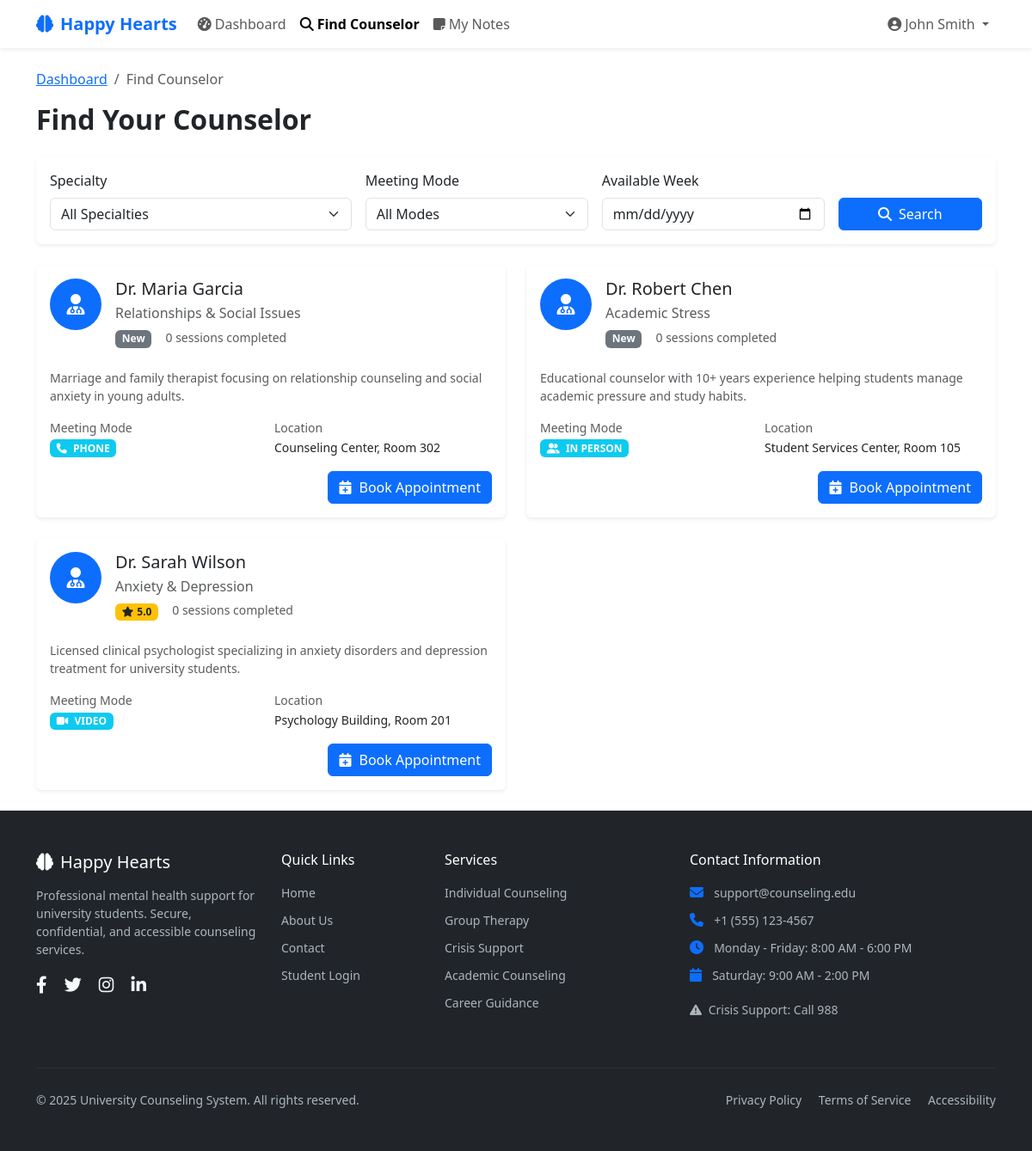
Page /student/find_counselor.php (signed in) on the committed database.
### tables this page shows
CREATE TABLE counselor_profiles (
  user_id BIGINT PRIMARY KEY,
  specialty VARCHAR(150),
  meeting_mode ENUM('IN_PERSON','VIDEO','PHONE'),
  bio TEXT,
  location VARCHAR(150),
  FOREIGN KEY (user_id) REFERENCES users(id) ON DELETE CASCADE
);

CREATE TABLE users (
  id BIGINT AUTO_INCREMENT PRIMARY KEY,
  role ENUM('STUDENT','COUNSELOR','ADMIN') NOT NULL,
  name VARCHAR(150) NOT NULL,
  email VARCHAR(150) UNIQUE NOT NULL,
  password_hash VARCHAR(255) NOT NULL,
  phone VARCHAR(20),
  created_at TIMESTAMP DEFAULT CURRENT_TIMESTAMP
);

### student/find_counselor.php (the view, shortened to what this page needs)
<?php
require_once '../config/db.php';
$date_filter = $_GET['date'] ?? '';
$where_conditions = ['u.role = "COUNSELOR"'];
$params = [];
$date_condition = '';
$where_clause = implode(' AND ', $where_conditions) . $date_condition;
$sql = "SELECT u.*, cp.specialty, cp.meeting_mode, cp.bio, cp.location,
        (SELECT AVG(f.rating) FROM feedback f
         JOIN sessions s ON f.session_id = s.id
         JOIN appointments a ON s.appointment_id = a.id
         WHERE a.counselor_id = u.id) as avg_rating,
        (SELECT COUNT(*) FROM appointments a
         WHERE a.counselor_id = u.id AND a.status = 'COMPLETED') as completed_sessions
        FROM users u
        JOIN counselor_profiles cp ON u.id = cp.user_id
        WHERE $where_clause
        ORDER BY u.name";
$stmt = $pdo->prepare($sql);
$stmt->execute($params);
$counselors = $stmt->fetchAll();
?>
<!DOCTYPE html>
<html lang="en">
<head>
    <link href="https://cdn.jsdelivr.net/npm/bootstrap@5.3.0/dist/css/bootstrap.min.css" rel="stylesheet">
    <link href="https://cdnjs.cloudflare.com/ajax/libs/font-awesome/6.4.0/css/all.min.css" rel="stylesheet">
    <link href="../assets/css/app.css" rel="stylesheet">
</head>
<body>
    <?php
    $current_page = basename($_SERVER['PHP_SELF'], '.php');
    ?>
    <nav class="navbar navbar-expand-lg navbar-light bg-white shadow-sm">
        <div class="container">
            <a class="navbar-brand fw-bold text-primary" href="../index.php">
                <i class="fas fa-brain me-2"></i>Happy Hearts
            </a>
            <div class="collapse navbar-collapse" id="navbarNav">
                <ul class="navbar-nav me-auto">
                    <li class="nav-item">
                        <a class="nav-link <?= $current_page === 'dashboard' ? 'active fw-bold' : '' ?>" href="dashboard.php">
                            <i class="fas fa-tachometer-alt me-1"></i>Dashboard
                        </a>
                    </li>
                    <li class="nav-item">
                        <a class="nav-link <?= $current_page === 'find_counselor' ? 'active fw-bold' : '' ?>" href="find_counselor.php">
                            <i class="fas fa-search me-1"></i>Find Counselor
                        </a>
                    </li>
                    <li class="nav-item">
                        <a class="nav-link <?= $current_page === 'my_notes' ? 'active fw-bold' : '' ?>" href="my_notes.php">
                            <i class="fas fa-sticky-note me-1"></i>My Notes
                        </a>
                    </li>
                </ul>
                <ul class="navbar-nav">
                    <?php if (isset($_SESSION['user_id'])): ?>
                        <li class="nav-item dropdown">
                            <a class="nav-link dropdown-toggle" href="#" id="userDropdown" role="button" data-bs-toggle="dropdown">
                                <i class="fas fa-user-circle me-1"></i><?= htmlspecialchars($_SESSION['user_name'] ?? 'Student') ?>
                            </a>
                        </li>
                    <?php endif; ?>
                </ul>
            </div>
        </div>
    </nav>
    <div class="container py-4">
        <div class="row">
            <div class="col-12">
                <nav aria-label="breadcrumb">
                    <ol class="breadcrumb">
                        <li class="breadcrumb-item"><a href="dashboard.php">Dashboard</a></li>
                        <li class="breadcrumb-item active">Find Counselor</li>
                    </ol>
                </nav>
                <h2 class="fw-bold mb-4">Find Your Counselor</h2>
            </div>
        </div>
        <div class="row mb-4">
            <div class="col-12">
                <div class="card border-0 shadow-sm">
                    <div class="card-body">
                        <form method="GET" action="">
                            <div class="row g-3">
                                <div class="col-md-4">
                                    <label for="specialty" class="form-label">Specialty</label>
                                    <select class="form-select" id="specialty" name="specialty">
                                        <option value="">All Specialties</option>
                                    </select>
                                </div>
                                <div class="col-md-3">
                                    <label for="mode" class="form-label">Meeting Mode</label>
                                    <select class="form-select" id="mode" name="mode">
                                        <option value="">All Modes</option>
                                    </select>
                                </div>
                                <div class="col-md-3">
                                    <label for="date" class="form-label">Available Week</label>
                                    <input type="date" class="form-control" id="date" name="date"
                                           value="<?= htmlspecialchars($date_filter) ?>">
                                </div>
                                <div class="col-md-2 d-flex align-items-end">
                                    <button type="submit" class="btn btn-primary w-100">
                                        <i class="fas fa-search me-2"></i>Search
                                    </button>
                                </div>
                            </div>
                        </form>
                    </div>
                </div>
            </div>
        </div>
        <div class="row">
            <div class="col-12">
                <?php if (empty($counselors)): ?>
                    <div class="card border-0 shadow-sm">
                        <div class="card-body text-center py-5">
                            <i class="fas fa-search text-muted fs-1 mb-3"></i>
                            <h5 class="text-muted">No counselors found</h5>
                            <p class="text-muted">Try adjusting your search filters or check back later</p>
                        </div>
                    </div>
                <?php else: ?>
                    <div class="row g-4">
                        <?php foreach ($counselors as $counselor): ?>
                            <div class="col-lg-6">
                                <div class="card border-0 shadow-sm h-100">
                                    <div class="card-body">
                                        <div class="d-flex align-items-start mb-3">
                                            <div class="me-3">
                                                <div class="bg-primary text-white rounded-circle d-flex align-items-center justify-content-center" style="width: 60px; height: 60px;">
                                                    <i class="fas fa-user-md fs-4"></i>
                                                </div>
                                            </div>
                                            <div class="flex-grow-1">
                                                <h5 class="mb-1"><?= htmlspecialchars($counselor['name']) ?></h5>
                                                <p class="text-muted mb-1"><?= htmlspecialchars($counselor['specialty'] ?? 'General Counseling') ?></p>
                                                <div class="d-flex align-items-center mb-2">
                                                    <div class="me-3">
                                                        <?php if ($counselor['avg_rating']): ?>
                                                            <span class="badge bg-warning text-dark">
                                                                <i class="fas fa-star me-1"></i><?= number_format($counselor['avg_rating'], 1) ?>
                                                            </span>
                                                        <?php else: ?>
                                                            <span class="badge bg-secondary">New</span>
                                                        <?php endif; ?>
                                                    </div>
                                                    <small class="text-muted">
                                                        <?= $counselor['completed_sessions'] ?> sessions completed
                                                    </small>
                                                </div>
                                            </div>
                                        </div>
                                        <?php if ($counselor['bio']): ?>
                                            <p class="text-muted small mb-3">
                                                <?= htmlspecialchars(substr($counselor['bio'], 0, 150)) ?>
                                            </p>
                                        <?php endif; ?>
                                        <div class="row g-2 mb-3">
                                            <div class="col-6">
                                                <small class="text-muted d-block">Meeting Mode</small>
                                                <span class="badge bg-info">
                                                    <?php
                                                    $mode_icons = [
                                                        'IN_PERSON' => 'fas fa-user-friends',
                                                        'VIDEO' => 'fas fa-video',
                                                        'PHONE' => 'fas fa-phone'
                                                    ];
                                                    ?>
                                                    <i class="<?= $mode_icons[$counselor['meeting_mode']] ?? 'fas fa-question' ?> me-1"></i>
                                                    <?= str_replace('_', ' ', $counselor['meeting_mode'] ?? 'TBD') ?>
                                                </span>
                                            </div>
                                            <?php if ($counselor['location']): ?>
                                                <div class="col-6">
                                                    <small class="text-muted d-block">Location</small>
                                                    <small><?= htmlspecialchars($counselor['location']) ?></small>
                                                </div>
                                            <?php endif; ?>
                                        </div>
                                        <div class="text-end">
                                            <a href="book_appointment.php?counselor_id=<?= $counselor['id'] ?>" class="btn btn-primary">
                                                <i class="fas fa-calendar-plus me-2"></i>Book Appointment
                                            </a>
                                        </div>
                                    </div>
                                </div>
                            </div>
                        <?php endforeach; ?>
                    </div>
                <?php endif; ?>
            </div>
        </div>
    </div>
    <?php include '../includes/footer.php'; ?>
</body>
</html>

### rows in the picture
counselor_profiles: user_id.name "Dr. Maria Garcia", specialty "Relationships & Social Issues", shows "New", completed_sessions "0", bio "Marriage and family therapist focusing on relationship counseling and social anxiety in young adults.", meeting_mode "PHONE", location "Counseling Center, Room 302"
counselor_profiles: user_id.name "Dr. Robert Chen", specialty "Academic Stress", shows "New", completed_sessions "0", bio "Educational counselor with 10+ years experience helping students manage academic pressure and study habits.", meeting_mode "IN PERSON", location "Student Services Center, Room 105"
counselor_profiles: user_id.name "Dr. Sarah Wilson", specialty "Anxiety & Depression", avg_rating "5.0", completed_sessions "0", bio "Licensed clinical psychologist specializing in anxiety disorders and depression treatment for university students.", meeting_mode "VIDEO", location "Psychology Building, Room 201"

### other values in the picture
$_SESSION['user_name'] "John Smith"
